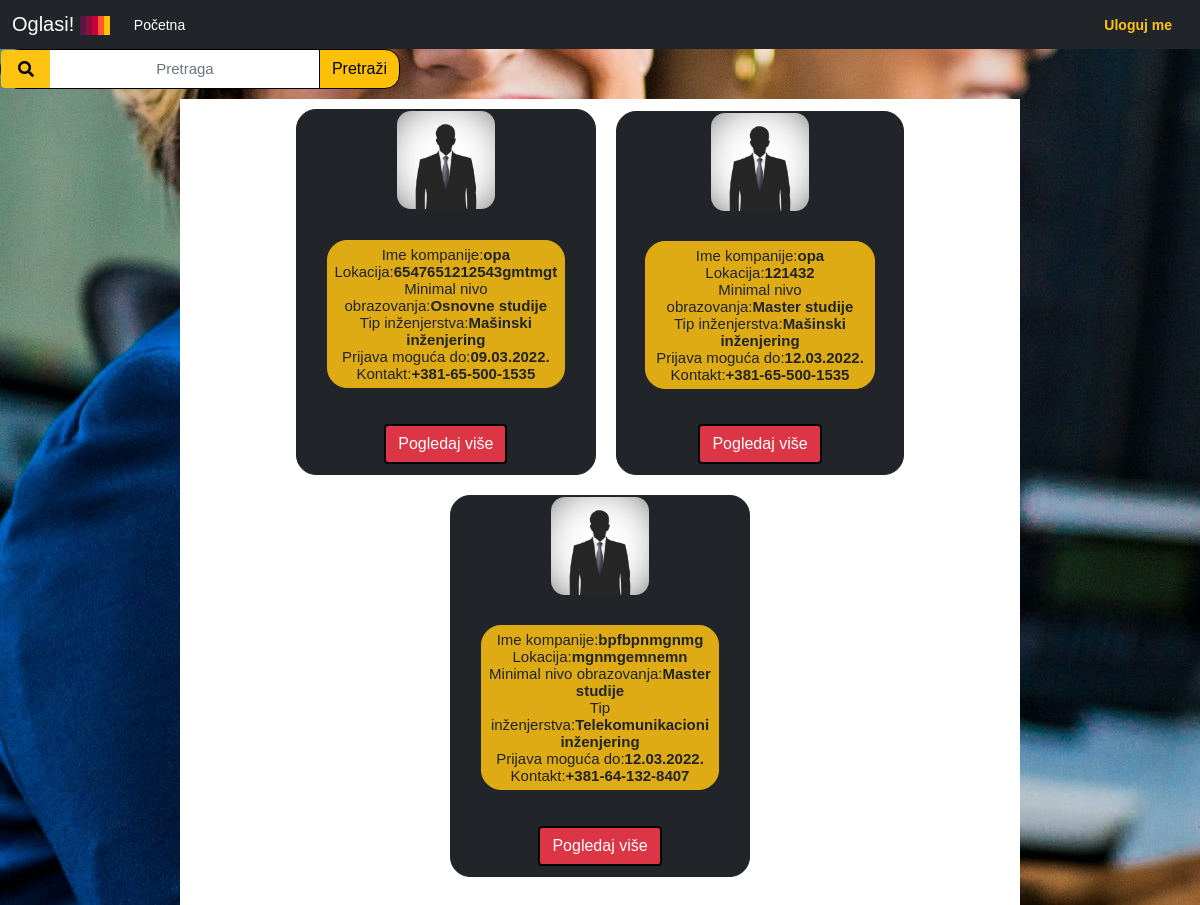
The page / on the database its author committed.
### tables this page shows
CREATE TABLE IF NOT EXISTS `oglasi` (
  `id_o` int(11) NOT NULL AUTO_INCREMENT,
  `lokacija` varchar(255) NOT NULL,
  `opis` varchar(4000) NOT NULL,
  `rok` date NOT NULL,
  `kontakt` varchar(255) NOT NULL,
  `sprema` varchar(255) NOT NULL,
  `struka` varchar(255) NOT NULL,
  `id_firme` int(11) NOT NULL,
  `id_korisnika` int(11) NOT NULL,
  PRIMARY KEY (`id_o`),
  KEY `id_firme` (`id_firme`),
  KEY `id_korisnika` (`id_korisnika`)
);

CREATE TABLE IF NOT EXISTS `firme` (
  `id_f` int(11) NOT NULL AUTO_INCREMENT,
  `Naziv_firme` varchar(255) NOT NULL,
  `id_poslodavca` int(11) NOT NULL,
  `slika` varchar(50) DEFAULT NULL,
  PRIMARY KEY (`id_f`),
  UNIQUE KEY `Naziv_firme` (`Naziv_firme`),
  KEY `id_poslodavca` (`id_poslodavca`)
);

### index.php (the view, shortened to what this page needs)
<?php
include('server.php') ?>
<!DOCTYPE html>
<html lang="en">
<head>
         <link rel="stylesheet" href="https://use.fontawesome.com/releases/v5.3.1/css/all.css">
   <link rel="stylesheet" href="pocetna.css">
   <link rel="stylesheet" href="style.css">
    <link href="https://cdn.jsdelivr.net/npm/bootstrap@5.1.3/dist/css/bootstrap.min.css" rel="stylesheet">
</head>
<body style="background-repeat:repeat;">
<nav class="navbar navbar-expand navbar-dark bg-dark" aria-label="Second navbar example">
        <div class="container-fluid">
          <a class="navbar-brand" href="#">Oglasi!
              <img src="slike/colour.jpg" alt="logo" style="width:30px">
          </a>
          <div class="collapse navbar-collapse" id="navbarsExample02">
            <ul class="navbar-nav me-auto">
              <li class="nav-item">
                <a class="nav-link active" aria-current="page" href="index.php">Početna</a>
              </li>
              <li class="nav-item" style="position:absolute; right:20px;">
              <a style="color:#ffc312;" class="nav-link active aria-current="page" href="login.php" class="btn btn-danger ml-3"><b>Uloguj me</b></a>
              </li>
            </ul>
          </div>
        </div>
      </nav>
    <section>
    <form method="post" style="width:80%">
    <div class="input-group form-group" style="margin:0 0 10px 0;max-width:400px;">
                            <div class="input-group-prepend" style="background-color:#FFC312;border:1px solid black;border-right:0;border-radius:20px 0 0 20px;">
                                <span class="input-group-text"><i class="fas fa-search "style="margin:5px 5px 5px 5px;" ></i></span>
                            </div>
                            <input style="border-radius:0 0 0px 0; border:1px solid black;border-left:0;border-right:0;font-size:15px;text-align:center;max-width:350px;" type="text" name="pretraga" class="form-control" placeholder="Pretraga">
                            <button type="submit" name="pretrazi" class="btn btn-warning" style="border:1px solid black;border-radius:0 15px 15px 0">Pretraži</button>
                          </div>
</form>
    </section>
    <?php
      $query="SELECT slika, id_o, Naziv_firme, lokacija, sprema, struka, rok, o.kontakt, opis FROM oglasi o JOIN firme f ON o.id_firme=f.id_f JOIN users u ON o.id_korisnika=u.id_u";
        $db1=mysqli_stmt_init($db);
        mysqli_stmt_prepare($db1, $query);
        mysqli_stmt_execute($db1);
        $result = mysqli_stmt_get_result($db1);
        if ($result->num_rows >= 0)
        {
          echo "<section style='background-color:white;min-width:70%;max-width:90%;margin:0 15% 0 15% ;height:auto;min-height:100%;position:absolute;'>";
          while($row = mysqli_fetch_array($result, MYSQLI_ASSOC))
          {
            if(strtotime($row['rok'])>time())
            {
              $slika=$row['slika'];
              $id1=$row['id_o'];
              if($slika=='')
              {
                echo "<div id='$id1' style='position:relative;background-color:#212529;display:inline-block;width:auto;max-width:300px;height:auto;border:1px solid #212529;margin:10px;border-radius:20px;padding:auto;'\><img style='border:1px solid #212529;border-radius:15px;' src='slike/default.jpg' alt='neka slika'\>" ."<p style='font-size:15px;margin:10%;padding:5px;background-color:#FFC312;opacity:0.85;border:1px solid #FFC312;border-radius:20px;'\>"."Ime kompanije:<b>" .$row["Naziv_firme"]. "  </b><br>Lokacija:<b>" . $row["lokacija"]. "  </b><br>Minimal nivo obrazovanja:<b>" .$row["sprema"]."  </b><br>Tip inženjerstva:<b>".$row["struka"]."  </b>"."</b><br>Prijava moguća do:<b>".date("d.m.Y.", strtotime($row["rok"]))."  </b><br>Kontakt:<b>".$row['kontakt'] ."</b>"."<br><p style='display:none'>".$row['opis']."</p>"."<p style='display:none'>".$username."<p style='display:none'>".$row['id_o']."</p>"."</p></p><br><form method='post'> <button onclick='return prikaziVisenp($id1)' class='btn btn-danger' name='prikaz' value='$id1' style='border:2px solid black;margin:-10px 0 10px 0;'>Pogledaj više </button></form></div>";
			        }
            }
          }
          echo "</section>";
        }
        else
        {
          echo "0 results";
        }
?>
</body>
</html>

### pocetna.css (style rules this page uses)
img { max-width: 250px; max-height: 100px; }
p { margin:5px 5px 5px 5px; }

### style.css (style rules this page uses)
html,body { background-image: url(slike/backpic.jpg); background-position: center; background-repeat: no-repeat; background-attachment: fixed; font-family: 'Numans', sans-serif; overflow:auto; }
.input-group-prepend span { width: 50px; background-color: #FFC312; color: black; border:0 !important; }

### index.php (style rules this page uses)
body { font: 14px sans-serif; text-align: center; overflow:auto;min-height:100%; }

### rows shown on the page
oglasi: id_firme.Naziv_firme "opa", lokacija "6547651212543gmtmgt", sprema "Osnovne studije", struka "Mašinski inženjering", rok "09.03.2022.", kontakt "+381-65-500-1535", $id1 48 (drawn)
oglasi: id_firme.Naziv_firme "opa", lokacija "121432", sprema "Master studije", struka "Mašinski inženjering", rok "12.03.2022.", kontakt "+381-65-500-1535", $id1 49 (drawn)
oglasi: id_firme.Naziv_firme "bpfbpnmgnmg", lokacija "mgnmgemnemn", sprema "Master studije", struka "Telekomunikacioni inženjering", rok "12.03.2022.", kontakt "+381-64-132-8407", $id1 50 (drawn)
